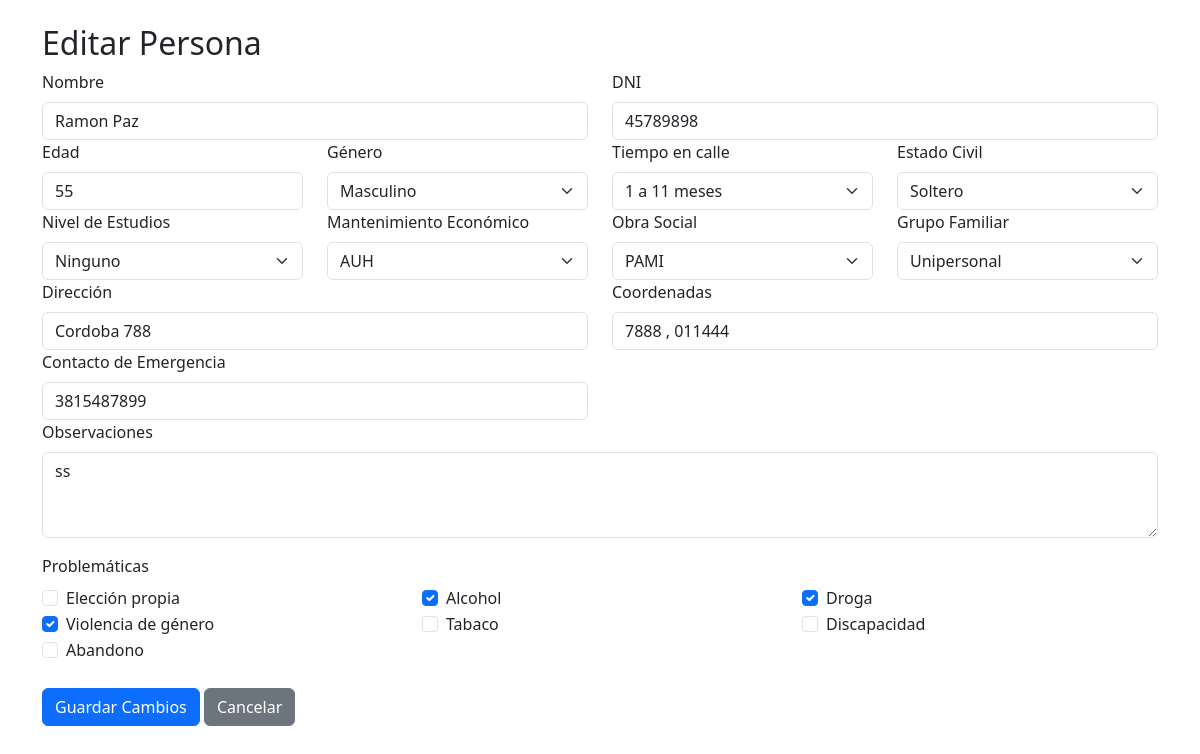
The app's page /editar/2 with its own data.
### tables this page shows
CREATE TABLE personas (
    id INTEGER PRIMARY KEY AUTOINCREMENT,
    nombre TEXT,
    dni TEXT,
    edad INTEGER,
    genero_id INTEGER,
    tiempo_calle_id INTEGER,
    ubicacion_id INTEGER,
    estado_civil_id INTEGER,
    nivel_estudios_id INTEGER,
    mant_economico_id INTEGER,
    obra_social_id INTEGER,
    grupo_familiar_id INTEGER,
    contacto_emergencia TEXT,
    observaciones TEXT,
    FOREIGN KEY (genero_id) REFERENCES generos(id),
    FOREIGN KEY (tiempo_calle_id) REFERENCES tiempo_calle(id),
    FOREIGN KEY (ubicacion_id) REFERENCES ubicaciones(id),
    FOREIGN KEY (estado_civil_id) REFERENCES estado_civil(id),
    FOREIGN KEY (nivel_estudios_id) REFERENCES nivel_estudios(id),
    FOREIGN KEY (mant_economico_id) REFERENCES mant_economico(id),
    FOREIGN KEY (obra_social_id) REFERENCES obra_social(id),
    FOREIGN KEY (grupo_familiar_id) REFERENCES grupo_familiar(id)
);

CREATE TABLE ubicaciones (id INTEGER PRIMARY KEY, direccion TEXT, coordenadas TEXT);

CREATE TABLE problematica (id INTEGER PRIMARY KEY, descripcion TEXT);

### app.py (the view, shortened to what this page needs)
@app.route('/editar/<int:id>', methods=['GET', 'POST'])
def editar(id):
    conn = get_db_connection()
    cursor = conn.cursor()
    persona = conn.execute("SELECT * FROM personas WHERE id = ?", (id,)).fetchone()
    ubicacion = conn.execute("SELECT * FROM ubicaciones WHERE id = ?", (persona['ubicacion_id'],)).fetchone()
    persona = dict(persona)
    persona['direccion'] = ubicacion['direccion']
    persona['coordenadas'] = ubicacion['coordenadas']
    problematica_ids = [row['problematica_id'] for row in conn.execute(
        "SELECT problematica_id FROM persona_problematica WHERE persona_id = ?", (id,)
    ).fetchall()]
    persona['problematica_ids'] = problematica_ids
    generos = conn.execute("SELECT * FROM generos").fetchall()
    tiempo_calle = conn.execute("SELECT * FROM tiempo_calle").fetchall()
    estado_civil = conn.execute("SELECT * FROM estado_civil").fetchall()
    nivel_estudios = conn.execute("SELECT * FROM nivel_estudios").fetchall()
    mant_economico = conn.execute("SELECT * FROM mant_economico").fetchall()
    obra_social = conn.execute("SELECT * FROM obra_social").fetchall()
    grupo_familiar = conn.execute("SELECT * FROM grupo_familiar").fetchall()
    problematica = conn.execute("SELECT * FROM problematica").fetchall()
    conn.close()
    return render_template('editar.html', persona=persona,
                           generos=generos,
                           tiempo_calle=tiempo_calle,
                           estado_civil=estado_civil,
                           nivel_estudios=nivel_estudios,
                           mant_economico=mant_economico,
                           obra_social=obra_social,
                           grupo_familiar=grupo_familiar,
                           problematica=problematica)

### app.py (called while the page is built)
def get_db_connection():
    conn = sqlite3.connect('registro.db')
    conn.row_factory = sqlite3.Row
    return conn

### templates/editar.html (shortened to what this page needs)
<!DOCTYPE html>
<html lang="es">
<head>
    <link href="https://cdn.jsdelivr.net/npm/bootstrap@5.3.0/dist/css/bootstrap.min.css" rel="stylesheet">
</head>
<body>
<div class="container mt-4">
    <h2>Editar Persona</h2>
    <form method="POST">
        <div class="row">
            <div class="col-md-6">
                <label class="form-label">Nombre</label>
                <input type="text" name="nombre" class="form-control" value="{{ persona.nombre }}" required>
            </div>
            <div class="col-md-6">
                <label class="form-label">DNI</label>
                <input type="text" name="dni" class="form-control" value="{{ persona.dni }}" required>
            </div>
            <div class="col-md-3">
                <label class="form-label">Edad</label>
                <input type="number" name="edad" class="form-control" value="{{ persona.edad }}" required>
            </div>
            <div class="col-md-3">
                <label class="form-label">Género</label>
                <select name="genero_id" class="form-select">
                    {% for genero in generos %}
                        <option value="{{ genero.id }}" {% if genero.id == persona.genero_id %}selected{% endif %}>{{ genero.descripcion }}</option>
                    {% endfor %}
                </select>
            </div>
            <div class="col-md-3">
                <label class="form-label">Tiempo en calle</label>
                <select name="tiempo_calle_id" class="form-select">
                    {% for tiempo in tiempo_calle %}
                        <option value="{{ tiempo.id }}" {% if tiempo.id == persona.tiempo_calle_id %}selected{% endif %}>{{ tiempo.descripcion }}</option>
                    {% endfor %}
                </select>
            </div>
            <div class="col-md-3">
                <label class="form-label">Estado Civil</label>
                <select name="estado_civil_id" class="form-select">
                    {% for estado in estado_civil %}
                        <option value="{{ estado.id }}" {% if estado.id == persona.estado_civil_id %}selected{% endif %}>{{ estado.descripcion }}</option>
                    {% endfor %}
                </select>
            </div>
            <div class="col-md-3">
                <label class="form-label">Nivel de Estudios</label>
                <select name="nivel_estudios_id" class="form-select">
                    {% for nivel in nivel_estudios %}
                        <option value="{{ nivel.id }}" {% if nivel.id == persona.nivel_estudios_id %}selected{% endif %}>{{ nivel.descripcion }}</option>
                    {% endfor %}
                </select>
            </div>
            <div class="col-md-3">
                <label class="form-label">Mantenimiento Económico</label>
                <select name="mant_economico_id" class="form-select">
                    {% for mant in mant_economico %}
                        <option value="{{ mant.id }}" {% if mant.id == persona.mant_economico_id %}selected{% endif %}>{{ mant.descripcion }}</option>
                    {% endfor %}
                </select>
            </div>
            <div class="col-md-3">
                <label class="form-label">Obra Social</label>
                <select name="obra_social_id" class="form-select">
                    {% for obra in obra_social %}
                        <option value="{{ obra.id }}" {% if obra.id == persona.obra_social_id %}selected{% endif %}>{{ obra.descripcion }}</option>
                    {% endfor %}
                </select>
            </div>
            <div class="col-md-3">
                <label class="form-label">Grupo Familiar</label>
                <select name="grupo_familiar_id" class="form-select">
                    {% for grupo in grupo_familiar %}
                        <option value="{{ grupo.id }}" {% if grupo.id == persona.grupo_familiar_id %}selected{% endif %}>{{ grupo.descripcion }}</option>
                    {% endfor %}
                </select>
            </div>
            <div class="col-md-6">
                <label class="form-label">Dirección</label>
                <input type="text" name="direccion" class="form-control" value="{{ persona.direccion }}" required>
            </div>
            <div class="col-md-6">
                <label class="form-label">Coordenadas</label>
                <input type="text" name="coordenadas" class="form-control" value="{{ persona.coordenadas }}">
            </div>
            <div class="col-md-6">
                <label class="form-label">Contacto de Emergencia</label>
                <input type="text" name="contacto_emergencia" class="form-control" value="{{ persona.contacto_emergencia }}">
            </div>
            <div class="col-md-12">
                <label class="form-label">Observaciones</label>
                <textarea name="observaciones" class="form-control" rows="3">{{ persona.observaciones }}</textarea>
            </div>
            <div class="col-md-12 mt-3">
                <label class="form-label">Problemáticas</label>
                <div class="row">
                    {% for prob in problematica %}
                        <div class="col-md-4">
                            <div class="form-check">
                                <input
                                    class="form-check-input"
                                    type="checkbox"
                                    name="problematica_ids"
                                    value="{{ prob.id }}"
                                    id="prob{{ prob.id }}"
                                    {% if prob.id in persona.problematica_ids %}checked{% endif %}
                                >
                                <label class="form-check-label" for="prob{{ prob.id }}">
                                    {{ prob.descripcion }}
                                </label>
                            </div>
                        </div>
                    {% endfor %}
                </div>
            </div>
        </div>
        <div class="mt-4">
            <button type="submit" class="btn btn-primary">Guardar Cambios</button>
            <a href="{{ url_for('index') }}" class="btn btn-secondary">Cancelar</a>
        </div>
    </form>
</div>
</body>
</html>

### records on screen
personas: nombre "Ramon Paz", dni "45789898", contacto_emergencia "3815487899", observaciones "ss"
ubicaciones: direccion "Cordoba 788", coordenadas "7888 , 011444"
problematica: descripcion "Elección propia"
problematica: problematica_ids "☑", descripcion "Alcohol"
problematica: problematica_ids "☑", descripcion "Droga"
problematica: problematica_ids "☑", descripcion "Violencia de género"
problematica: descripcion "Tabaco"
problematica: descripcion "Discapacidad"
problematica: descripcion "Abandono"

### other values on screen
form field genero_id "Masculino"
form field tiempo_calle_id "1 a 11 meses"
form field estado_civil_id "Soltero"
form field nivel_estudios_id "Ninguno"
form field mant_economico_id "AUH"
form field obra_social_id "PAMI"
form field grupo_familiar_id "Unipersonal"
